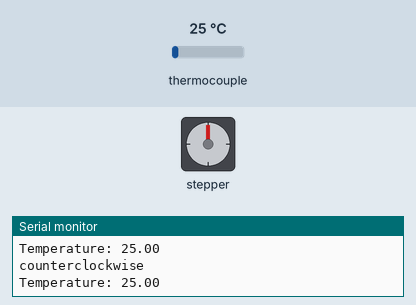
The sketch below on a simulated Arduino Uno, built with avr-gcc and run on an emulated ATmega328P. On the bench: stepper motor, the last lines printed to the serial monitor. The test bench sets the inputs (shaded band); at power-on: thermocouple 25 °C. Stepper angles assume 200 steps per turn.

Above: at 2.5 s.
2.6 s: thermocouple set to 75 °C
At 2.86 s:
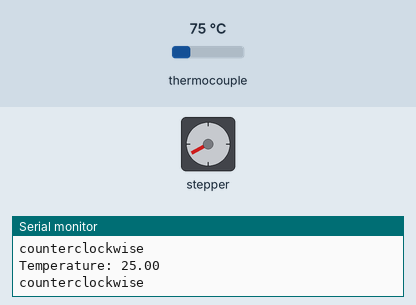
7.9 s: thermocouple set to 6 °C
At 8.28 s:
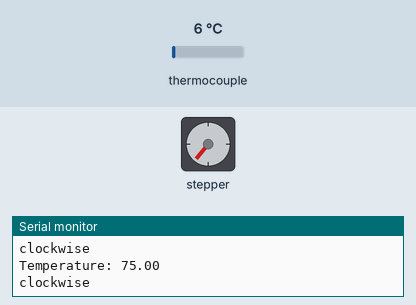
13.3 s: thermocouple set to 150 °C
At 14.81 s:
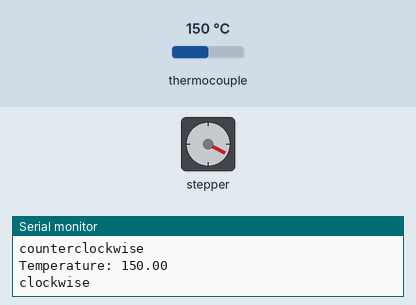
Timing chart, 0 to 24.1 s (numbered marks = the images above; inputs shaded):
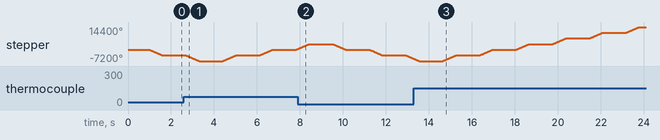

The sketch:

try1.ino
```cpp
#include <Stepper.h>
#include <max6675.h>

// Define pin connections & motor's steps per revolution
const int dirPin = 2;
const int stepPin = 3;
const int stepsPerRevolution = 200;

// Define pins for MAX6675
int thermoSO = 4;
int thermoCS = 5;
int thermoCLK = 6;

// initialize the stepper library:
Stepper myStepper(stepsPerRevolution, dirPin, stepPin, 4, 5, 6);

//intialize max6675 library:
MAX6675 thermocouple(thermoCLK, thermoCS, thermoSO);

void setup() {
  // set the speed at 1000 rpm:
  myStepper.setSpeed(1000);
  // initialize the serial port:
  Serial.begin(9600);
  Serial.println("MAX6675 test");
}

void loop() {
  double temperature = thermocouple.readCelsius();
  Serial.print("Temperature: ");
  Serial.println(temperature);
  delay (1000);

  // step one revolution  in one direction:
  if (temperature < 40) {
    Serial.println("counterclockwise");
    myStepper.step(-stepsPerRevolution*10);
    delay(100);
    return;
  }

  // step one revolution in the other direction:
  if (temperature > 40) {
    Serial.println("clockwise");
    myStepper.step(stepsPerRevolution*10);
    delay(100);
    return;
  }
}
```
